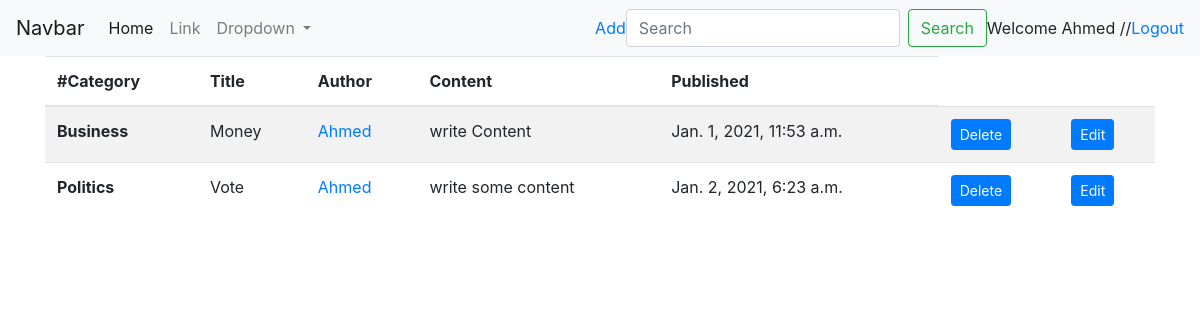
Page /my_blogs (signed in) on the committed database.
### blog/models.py (models this page shows, shortened)
class Blog(models.Model):
    category = (
        ('Sports', 'Sports'),
        ('Business', 'Business'),
        ('Computer', 'Computer'),
        ('Entertainment', 'Entertainment'),
        ('Games', 'Games'),
        ('Family', 'Family'),
        ('Travel', 'Travel'),
        ('Fashion', 'Fashion'),
        ('Politics', 'Politics'),
        ('Pets', 'Pets'),
    )
    category = models.CharField(max_length=13, blank=True,null=True, choices= category)
    title = models.CharField(max_length=100)
    content = models.CharField(max_length=1000, null=True,blank=True)
    created = models.DateTimeField(auto_now_add=True)
    user = models.ForeignKey(User, on_delete=models.CASCADE)

### blog/views.py (the view)
# urls.py: path('my_blogs', my_blogs, name='my_blogs'),
@login_required
def my_blogs(request):
    my = Blog.objects.filter(user__exact=request.user)
    return render(request, 'my_blogs.html',  {'my': my})

### templates/my_blogs.html (shortened to what this page needs)
{% extends "base.html" %}
{% load static %}
{% block body %}
<nav class="navbar navbar-expand-lg navbar-light bg-light">
  <a class="navbar-brand" href="{% url 'home' %}">Navbar</a>
  <div class="collapse navbar-collapse" id="navbarSupportedContent">
    <ul class="navbar-nav mr-auto">
      <li class="nav-item active">
        <a class="nav-link" href="{% url 'home' %}">Home <span class="sr-only">(current)</span></a>
      </li>
      <li class="nav-item">
        <a class="nav-link" href="#">Link</a>
      </li>
      <li class="nav-item dropdown">
        <a class="nav-link dropdown-toggle" href="#" id="navbarDropdown" role="button" data-toggle="dropdown" aria-haspopup="true" aria-expanded="false">
          Dropdown
        </a>
      </li>
    </ul>
       <a class="" href="{% url 'add_blog' %}">Add</a>
    <form class="form-inline my-2 my-lg-0">
      <input class="form-control mr-sm-2" type="search" placeholder="Search" aria-label="Search">
      <button class="btn btn-outline-success my-2 my-sm-0" type="submit">Search</button>
        Welcome {{ user.get_username }} //
     <a class="" href="{% url 'logout' %}">Logout</a>
    </form>
  </div>
</nav>
<div class="container">
<table class="table table-striped">
  <thead>
    <tr>
      <th scope="col">#Category </th>
      <th scope="col">Title</th>
      <th scope="col">Author</th>
      <th scope="col">Content</th>
      <th scope="col">Published</th>
    </tr>
  </thead>
  <tbody>
    {% for my in my  %}
    <tr>
      <th scope="row">{{ my.category }}</th>
      <td>{{ my.title }}</td>
      <td>
    <a href="{% url 'user' my.id %}" >
          {{ my.user}}
        </a>
    </td>
      <td>{{ my.content }}</td>
      <td>{{ my.created }}</td>
      <td>
           {% if user.id == my.user.id%}
     <a class="btn btn-primary btn-sm" href="{% url 'delete_blog' my.id %}" onclick="return confirm('Are you sure you want to delete blog?')" >Delete</a>
    </td>
      <td>
     <a class="btn btn-primary btn-sm" href="{% url 'edit' my.id %}" >Edit</a>
    </td>
    {% endif %}
    </tr>
   {% endfor %}
  </tbody>
</table>
</div>
{% endblock %}

### rows in the picture
Blog: category "Business", title "Money", user "Ahmed", content "write Content", created "Jan. 1, 2021, 11:53 a.m.", shows "Delete"
Blog: category "Politics", title "Vote", user "Ahmed", content "write some content", created "Jan. 2, 2021, 6:23 a.m.", shows "Delete"

### other values in the picture
{{ user.get_username }} "Ahmed"
